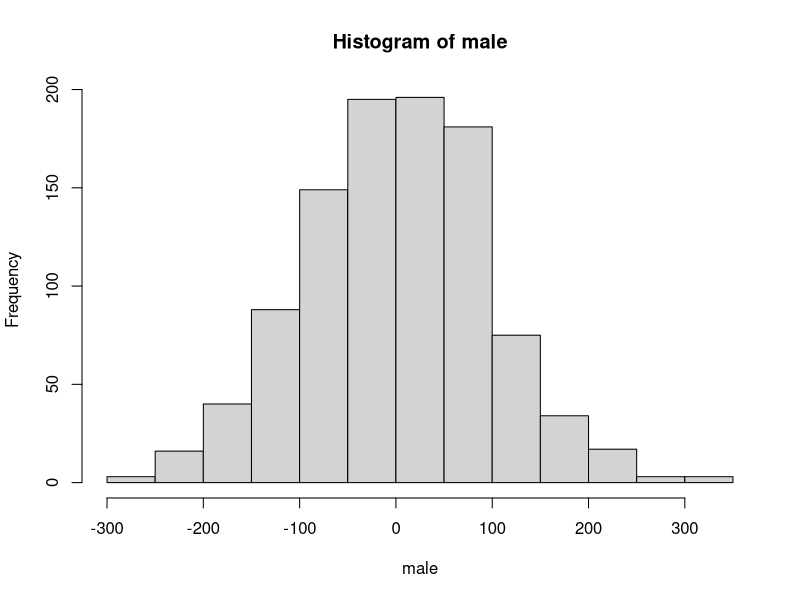
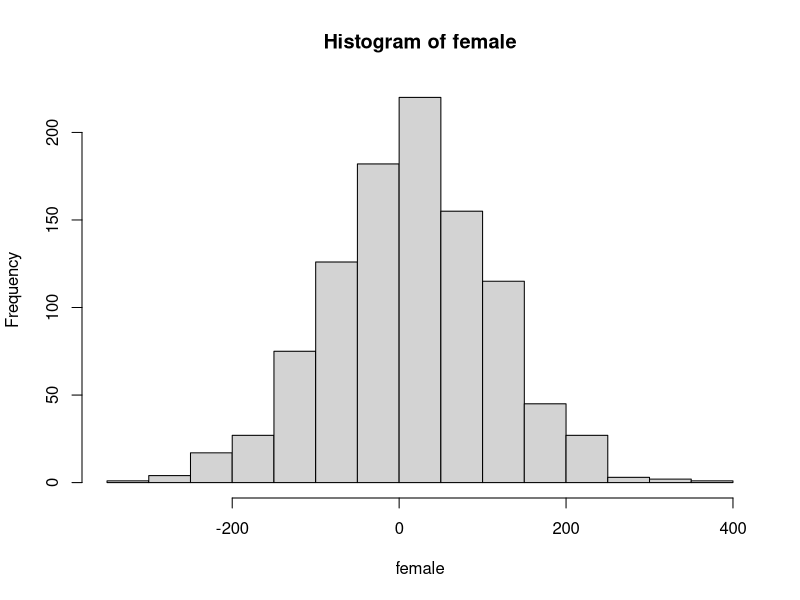

These figures' R source, in order:
####################################################
#####    HOMEMADE TWO SAMPLE T-TEST FUNCTION   #####
####################################################
?vector
# The Long Way:

T.test <- function(y1, y2){ # In body of function
  # first find n1 and n2
  n1  <- length(y1) 
  n2  <- length(y2)
  y.bar1 <- mean(y1)
  y.bar2 <- mean(y2)
  # then calculate the numerator of t
  t.num <- (y.bar1 - y.bar2)
  s1  <- var(y1)
  s2  <- var(y2)
  # Then calculate pooled variance and hence s
  s.sq.num <- ((n1-1)*s1)+((n2-1)*s2)
  s.sq.den <- (n1-1)+(n2-1)
  s.sq <- s.sq.num/s.sq.den
  s <- sqrt(s.sq)
  # Calculate value of t and return it
  t.value <- t.num/(s*sqrt(1/n1 + 1/n2))
  return(t.value)
}

male <- rnorm(1000,0,100)
hist(male)
summary(male)

female <- rnorm(1000,10,100)
hist(female)
summary(female)

# This one is homemade:
tstat <- T.test(female,male); tstat

# Compare homemade results to the t.test() function in R
tst <- t.test(female,male); tst 

# Homemade function can be written more compactly as:

T.test2 <- function(y1, y2) {
  n1  <- length(y1); n2  <- length(y2)
  yb1 <- mean(y1);   yb2 <- mean(y2)
  s1  <- var(y1);    s2  <- var(y2)
  s <- ((n1-1)*s1 + (n2-1)*s2)/(n1+n2-2)
  t.value <- (yb1 - yb2)/sqrt(s*(1/n1 + 1/n2))
  t.value
}

tstat <- T.test2(female,male); tstat